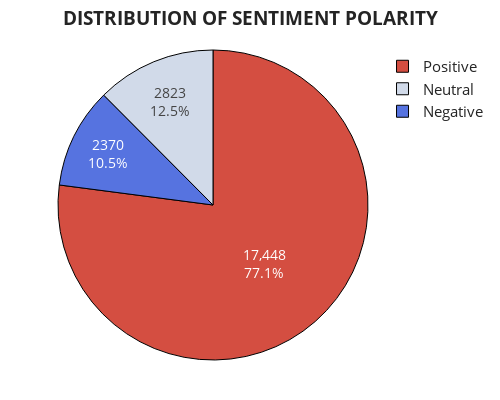

Here is the notebook cell this chart was saved with:
### Code cell
senti_ct = (
    df_viz["Polarity_rating"]
    .value_counts()
    .rename_axis("Sentiment")
    .reset_index(name="Review Count")
)
fig = px.pie(
    senti_ct,
    values="Review Count",
    color="Sentiment",
    names="Sentiment",
    color_discrete_map={
        "Positive": "#d44e41",
        "Neutral": "#d1dae9",
        "Negative": "#5673e0",
    },
    width=500,
    height=400,
).update_traces(
    dict(marker_line_width=1, marker_line_color="black"),
    textfont_size=14,
    textinfo="percent+value",
)
fig.update_layout(
    template="simple_white",
    title=dict(
        text="<b>DISTRIBUTION OF SENTIMENT POLARITY<b>",
        font=dict(size=19),
        yref="paper",
        x=0.5,
    ),
    legend_font_size=15,
    margin=dict(l=50, r=50, t=50, b=40),
)

### Figure 1 — Plotly figure (JSON) as saved in the notebook; plotly's stock layout.template omitted (floating-point values rounded to 4 significant figures)
{"data": [{"customdata": [["Positive"], ["Neutral"], ["Negative"]], "domain": {"x": [0, 1], "y": [0, 1]}, "hovertemplate": "Sentiment=%{customdata[0]}<br>Review Count=%{value}<extra></extra>", "labels": ["Positive", "Neutral", "Negative"], "legendgroup": "", "marker": {"colors": ["#d44e41", "#d1dae9", "#5673e0"], "line": {"color": "black", "width": 1}}, "name": "", "showlegend": true, "textfont": {"size": 14}, "textinfo": "percent+value", "type": "pie", "values": [17448, 2823, 2370]}], "layout": {"height": 400, "legend": {"font": {"size": 15}, "tracegroupgap": 0}, "margin": {"b": 40, "l": 50, "r": 50, "t": 50}, "title": {"font": {"size": 19}, "text": "<b>DISTRIBUTION OF SENTIMENT POLARITY<b>", "x": 0.5, "yref": "paper"}, "width": 500}}
